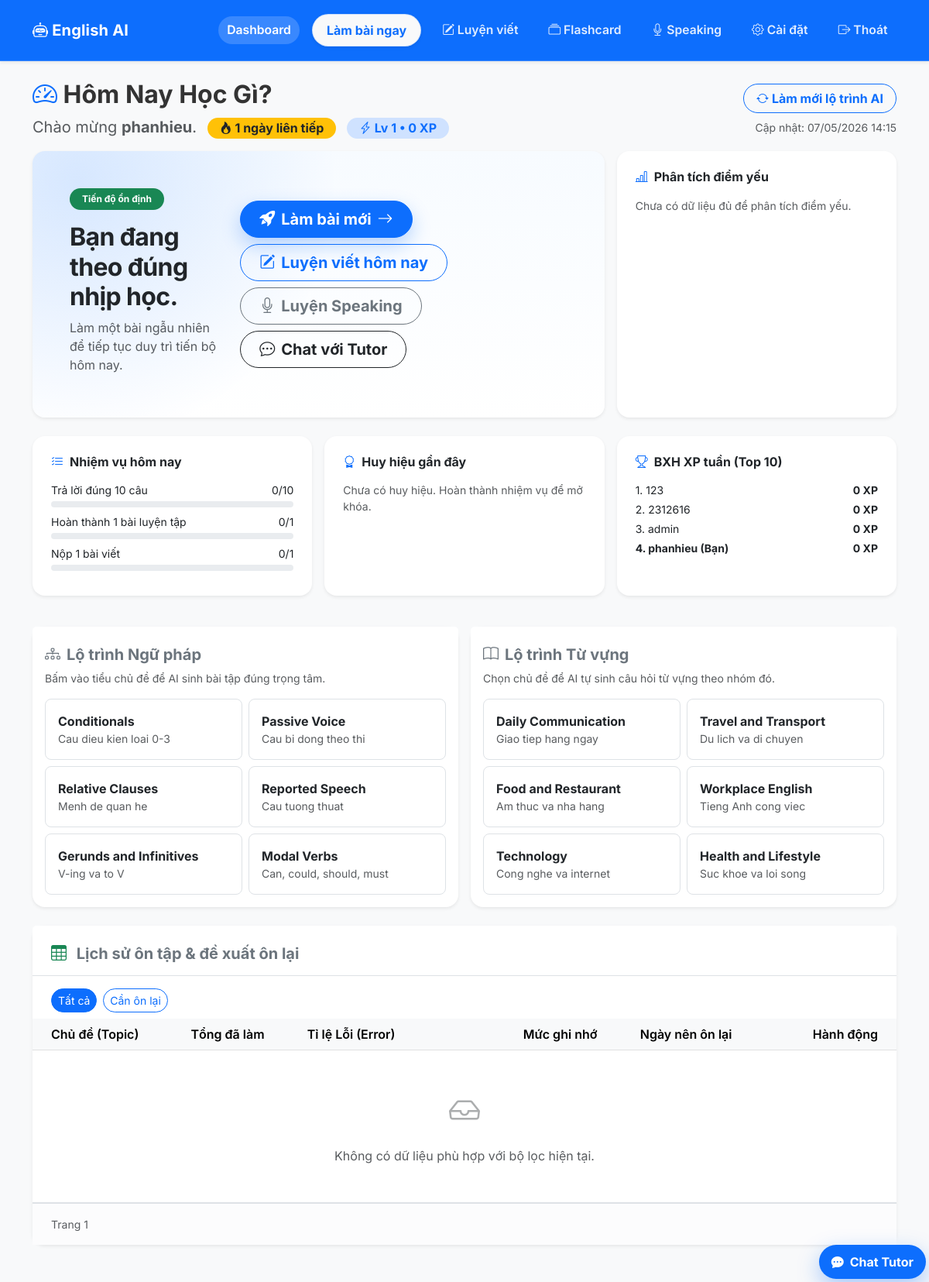
/dashboard (signed in), run on an earlier commit of the app's database.
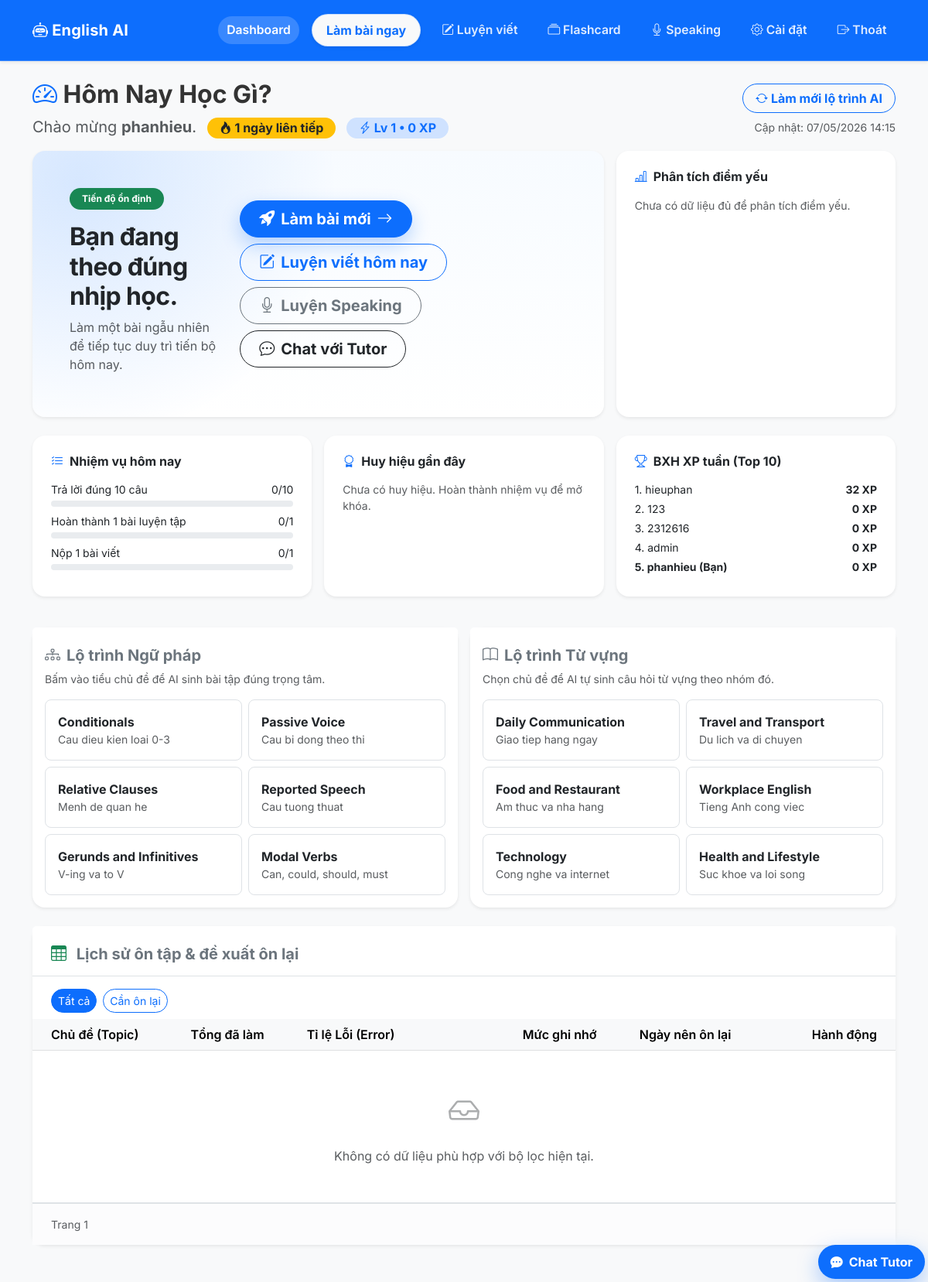
And on a later commit of the database.
### app/models.py (models this page shows, shortened)
class User(UserMixin, db.Model):
    __tablename__ = 'users'
    id: Mapped[int] = mapped_column(primary_key=True)
    username: Mapped[str] = mapped_column(String(64), index=True, unique=True)
    password_hash: Mapped[Optional[str]] = mapped_column(String(256))
    streak_days: Mapped[int] = mapped_column(Integer, default=0)
    last_study_date: Mapped[Optional[datetime]] = mapped_column(DateTime)
    error_threshold: Mapped[float] = mapped_column(Float, default=0.4)
    xp_points: Mapped[int] = mapped_column(Integer, default=0)
    level: Mapped[int] = mapped_column(Integer, default=1)
    total_correct_answers: Mapped[int] = mapped_column(Integer, default=0)
    progress: Mapped[list["UserTopicProgress"]] = relationship("UserTopicProgress", back_populates="user")
    exercises: Mapped[list["ExerciseHistory"]] = relationship("ExerciseHistory", back_populates="user")
    subtopic_progress: Mapped[list["UserSubtopicProgress"]] = relationship("UserSubtopicProgress", back_populates="user")
    roadmap_cache: Mapped[Optional["UserRoadmapCache"]] = relationship("UserRoadmapCache", back_populates="user", uselist=False)
    writing_submissions: Mapped[list["WritingSubmission"]] = relationship("WritingSubmission", back_populates="user")
    flashcard_sets: Mapped[list["FlashcardSet"]] = relationship("FlashcardSet", back_populates="user")
    flashcards: Mapped[list["Flashcard"]] = relationship("Flashcard", back_populates="user")
    xp_events: Mapped[list["XPEvent"]] = relationship("XPEvent", back_populates="user")
    user_badges: Mapped[list["UserBadge"]] = relationship("UserBadge", back_populates="user")
    daily_missions: Mapped[list["DailyMission"]] = relationship("DailyMission", back_populates="user")
    chat_sessions: Mapped[list["ChatSession"]] = relationship("ChatSession", back_populates="user")
    chat_messages: Mapped[list["ChatMessage"]] = relationship("ChatMessage", back_populates="user")
    def update_streak(self):
        now = datetime.now(timezone.utc)
        if not self.last_study_date:
            self.streak_days = 1
        else:
            delta = now.date() - self.last_study_date.date()
            if delta.days == 1:
                self.streak_days += 1
            elif delta.days > 1:
                self.streak_days = 1 # Reset if missed a day
        self.last_study_date = now

### app/routes/main.py (the view, shortened to what this page needs)
@main_bp.route('/dashboard')
@login_required
def dashboard():
    current_user.update_streak()
    db.session.commit()
    progress = current_user.progress
    subtopic_progress = current_user.subtopic_progress
    ensure_daily_missions(current_user)
    db.session.commit()
    daily_missions = ensure_daily_missions(current_user)
    recent_badges = get_recent_badges(current_user, limit=6)
    weekly_leaderboard = get_weekly_leaderboard(limit=10)
    refresh_roadmap = (request.args.get('refresh_roadmap') == '1')
    history_filter = (request.args.get('history_filter') or 'all').strip().lower()
    if history_filter not in {'all', 'review'}:
        history_filter = 'all'
    try:
        page = max(1, int(request.args.get('page', '1')))
    except ValueError:
        page = 1
    page_size = 5
    weakest_topic = None
    if progress:
        weakest_topic = max(progress, key=lambda x: x.error_rate).topic.name
    threshold = float(current_user.error_threshold or 0.4)
    now = datetime.now(timezone.utc)
    recommendation_cards = []
    recommendation_cards.sort(key=lambda x: x["priority"], reverse=True)
    actionable_recommendations = [
        c for c in recommendation_cards
        if c["threshold_exceeded"] or c["overdue_days"] > 0 or c["error_rate"] >= 0.15
    ]
    if not actionable_recommendations and recommendation_cards:
        actionable_recommendations = recommendation_cards[:1]
    recommendation_cards = actionable_recommendations[:3]
    primary_recommendation = recommendation_cards[0] if recommendation_cards else None
    grammar_stats = [s for s in subtopic_progress if (s.question_type or 'grammar') == 'grammar']
    vocab_stats = [s for s in subtopic_progress if (s.question_type or 'grammar') == 'vocabulary']
    grammar_error = sum((s.error_rate or 0.0) for s in grammar_stats) / max(1, len(grammar_stats))
    vocab_error = sum((s.error_rate or 0.0) for s in vocab_stats) / max(1, len(vocab_stats))
    weak_skill_type = None
    if grammar_stats or vocab_stats:
        weak_skill_type = 'vocabulary' if vocab_error > grammar_error else 'grammar'
    mode_suggestions = ['random']
    grammar_roadmap, vocabulary_roadmap, roadmap_updated_at = _get_cached_or_generate_roadmap(
        current_user.id,
        force_refresh=refresh_roadmap,
    )
    all_progress_sorted = sorted(
        progress,
        key=lambda p: (
            0 if p.next_review_date and p.next_review_date.date() <= now.date() else 1,
            -(p.error_rate or 0.0),
        )
    )
    weak_candidates = [p for p in progress if (p.total_attempted or 0) > 0]
    if not weak_candidates:
        weak_candidates = list(progress)
    weak_candidates.sort(key=lambda p: (p.error_rate or 0.0), reverse=True)
    weakness_analysis = [
        {
            "name": p.topic.name,
            "error_percent": round((p.error_rate or 0.0) * 100, 1),
        }
        for p in weak_candidates[:5]
    ] if progress else []
    if history_filter == 'review':
        filtered_progress = [p for p in progress if (p.total_attempted or 0) > 0]
        if not filtered_progress:
            filtered_progress = list(progress)
        filtered_progress.sort(key=lambda p: (p.error_rate or 0.0), reverse=True)
    else:
        filtered_progress = all_progress_sorted
    total_items = len(filtered_progress)
    start = (page - 1) * page_size
    end = start + page_size
    history_rows = filtered_progress[start:end]
    has_more = end < total_items
    has_prev = page > 1
    if refresh_roadmap:
        flash('Đã làm mới lộ trình AI cho hôm nay.', 'success')
    return render_template('dashboard.html',
                           weakest_topic=weakest_topic,
                           progress=history_rows,
                           threshold=threshold,
                           recommendation_cards=recommendation_cards,
                           primary_recommendation=primary_recommendation,
                           weak_skill_type=weak_skill_type,
                           mode_suggestions=mode_suggestions,
                           grammar_roadmap=grammar_roadmap,
                           vocabulary_roadmap=vocabulary_roadmap,
                           roadmap_updated_at=roadmap_updated_at,
                           weakness_analysis=weakness_analysis,
                           history_filter=history_filter,
                           history_page=page,
                           history_has_more=has_more,
                           history_has_prev=has_prev,
                           daily_missions=daily_missions,
                           recent_badges=recent_badges,
                           weekly_leaderboard=weekly_leaderboard)

### app/gamification.py (called while the page is built)
def get_recent_badges(user: User, limit: int = 6) -> list[UserBadge]:
    return db.session.execute(
        db.select(UserBadge)
        .where(UserBadge.user_id == user.id)
        .order_by(UserBadge.awarded_at.desc())
        .limit(limit)
    ).scalars().all()

### app/models.py (called while the page is built)
@login.user_loader
def load_user(id: str):
    return db.session.get(User, int(id))

### app/templates/dashboard.html (shortened to what the changed rows need)
{% extends 'base.html' %}
{% block content %}
<div class="row mt-4 mb-3 align-items-center">
    <div class="col-md-8">
        <h2 class="fw-bold"><i class="bi bi-speedometer2 text-primary"></i> Hôm Nay Học Gì?</h2>
        <p class="text-muted fs-5 mb-0">Chào mừng <strong>{{ current_user.username }}</strong>.
            <span class="badge bg-warning text-dark fs-6 rounded-pill px-3 ms-2"><i class="bi bi-fire"></i> {{ current_user.streak_days }} ngày liên tiếp</span>
            <span class="badge bg-primary-subtle text-primary fs-6 rounded-pill px-3 ms-2"><i class="bi bi-lightning-charge"></i> Lv {{ current_user.level or 1 }} • {{ current_user.xp_points or 0 }} XP</span>
        </p>
    </div>
</div>
                        {% set max_pills = 2 %}
                        {% set extra_pills = recommendation_cards|length - max_pills %}
<div class="row g-3 mb-4">
    <div class="col-lg-4">
        <div class="card border-0 shadow-sm rounded-4 h-100">
            <div class="card-body p-4">
                {% for mission in daily_missions %}
                <div class="mb-2">
                    <div class="d-flex justify-content-between small">
                        <span>{{ mission.title }}</span>
                        <span>{% if mission.completed %}<span class="text-success fw-bold">+{{ mission.reward_xp }} XP</span>{% else %}{{ mission.progress_value }}/{{ mission.target_value }}{% endif %}</span>
                    </div>
                    <div class="progress mt-1" style="height: 8px;">
                    </div>
                </div>
                {% endfor %}
            </div>
        </div>
    </div>
    <div class="col-lg-4">
        <div class="card border-0 shadow-sm rounded-4 h-100">
            <div class="card-body p-4">
                {% for row in weekly_leaderboard %}
                <div class="d-flex justify-content-between small mb-1">
                    <span>{% if row.user_id == current_user.id %}<strong>{{ row.rank }}. {{ row.username }} (Bạn)</strong>{% else %}{{ row.rank }}. {{ row.username }}{% endif %}</span>
                    <span class="fw-bold">{{ row.xp }} XP</span>
                </div>
                {% else %}
                <p class="text-muted small mb-0">Chưa có dữ liệu bảng xếp hạng.</p>
                {% endfor %}
            </div>
        </div>
    </div>
</div>
<div class="row mt-4 g-3">
    <div class="col-lg-6">
        <div class="card border-0 shadow-sm rounded-4 h-100">
            <div class="card-body">
                <div class="row g-2">
                    {% for item in grammar_roadmap %}
                    <div class="col-md-6">
                        <a class="text-decoration-none" href="{{ url_for('exercises.new_exercise', mode='random', focus='grammar', subtopic=item.name) }}">
                            <div class="border rounded-3 p-3 h-100 roadmap-item">
                                <div class="d-flex justify-content-between align-items-start gap-2">
                                    <div class="fw-bold text-dark">{{ item.name }}</div>
                                </div>
                                <div class="small text-muted">{{ item.desc }}</div>
                            </div>
                        </a>
                    </div>
                    {% endfor %}
                </div>
            </div>
        </div>
    </div>
    <div class="col-lg-6">
        <div class="card border-0 shadow-sm rounded-4 h-100">
            <div class="card-body">
                <div class="row g-2">
                    {% for item in vocabulary_roadmap %}
                    <div class="col-md-6">
                        <a class="text-decoration-none" href="{{ url_for('exercises.new_exercise', mode='random', focus='vocabulary', subtopic=item.name) }}">
                            <div class="border rounded-3 p-3 h-100 roadmap-item">
                                <div class="d-flex justify-content-between align-items-start gap-2">
                                    <div class="fw-bold text-dark">{{ item.name }}</div>
                                </div>
                                <div class="small text-muted">{{ item.desc }}</div>
                            </div>
                        </a>
                    </div>
                    {% endfor %}
                </div>
            </div>
        </div>
    </div>
</div>
<div class="row mt-4">
    <div class="col-12">
        <div class="card shadow-sm border-0 rounded-4">
            <div class="card-body p-0">
                <div class="table-responsive">
                    <table class="table table-hover align-middle mb-0">
                        <thead class="table-light">
                            <tr>
                                <th class="ps-4">Chủ đề (Topic)</th>
                                <th>Tổng đã làm</th>
                                <th style="width: 25%">Tỉ lệ Lỗi (Error)</th>
                                <th>Mức ghi nhớ</th>
                                <th>Ngày nên ôn lại</th>
                                <th class="pe-4 text-end">Hành động</th>
                            </tr>
                        </thead>
                    </table>
                </div>
            </div>
        </div>
    </div>
</div>
{% endblock %}

What changed in the data, as far as the page shows it:
computed for User "phanhieu": rank "4" → "5"
now on this page (row edited): User: rank "1", username "hieuphan", xp "32"
computed for User (number 3 of 5 on the later page): rank "1" → "2"
computed for User (number 4 of 5 on the later page): rank "2" → "3"
computed for User "admin": rank "3" → "4"
